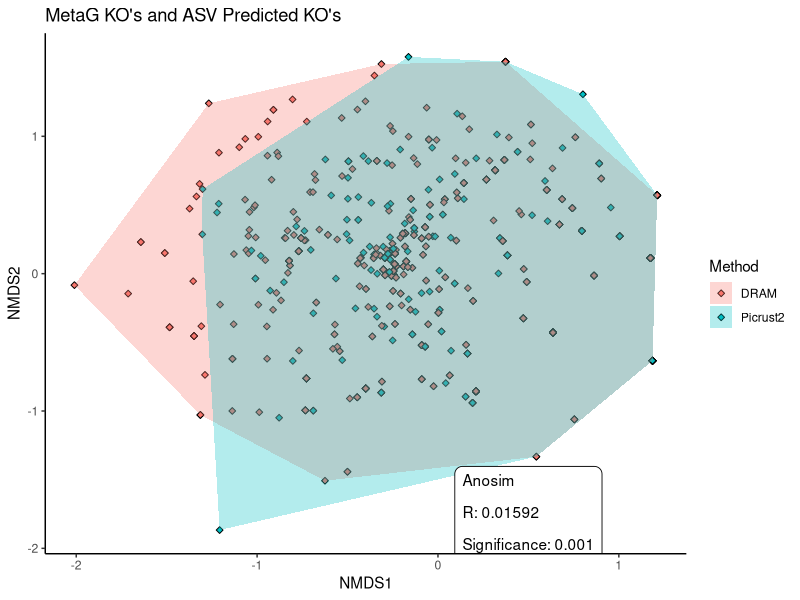

Generate this figure with R:
library(tidyverse)
library(vegan)
library(ggtext)

setwd(paste0("/Users/ikaialeleiwi/Desktop/Lab/Salmonella_NIH/Lactobacillus/",
             "Omics/Metagenome/rRNA/16S_From_All_Bins/MQHQ_Picrust2/",
             "MQHQ_Picrust2/"))
##Data
nmds_plot_df <- read_tsv("Clean_Data/nmds_plot_df.tsv")


#create hulls for treatment polygons
find_hull <- function(df) df[chull(df$NMDS1, df$NMDS2), ]
hulls <- plyr::ddply(nmds_plot_df, "method", find_hull)

# Bray Curtis NMDS
bray_nmds <- nmds_plot_df %>%
  ggplot(aes(x = NMDS1, 
             y = NMDS2, 
             fill = method)) +
  geom_point(aes(fill = method),
             shape = 23) +
  geom_polygon(data = hulls,
               aes(x = NMDS1, 
                   y = NMDS2),
               alpha = 0.3,
               size = .5) +
  geom_textbox(data = data.frame(NMDS1 = .5,
                                 NMDS2 = -1.75,
                                 method = NA),
               aes(label = "Anosim
               \nR: 0.01592
                   \nSignificance: 0.001"),
               box.color = "black",
               box.size = 0.3,
               fill = "white",
               height = NULL,
               width = NULL) +
  theme_classic() +
  scale_alpha_identity() +
  scale_size_identity(guide = "legend") +
  labs(title = "MetaG KO's and ASV Predicted KO's",
       fill="Method") 


jpeg(file="Figs/picrust_dram_KO.jpeg")
bray_nmds
dev.off()
